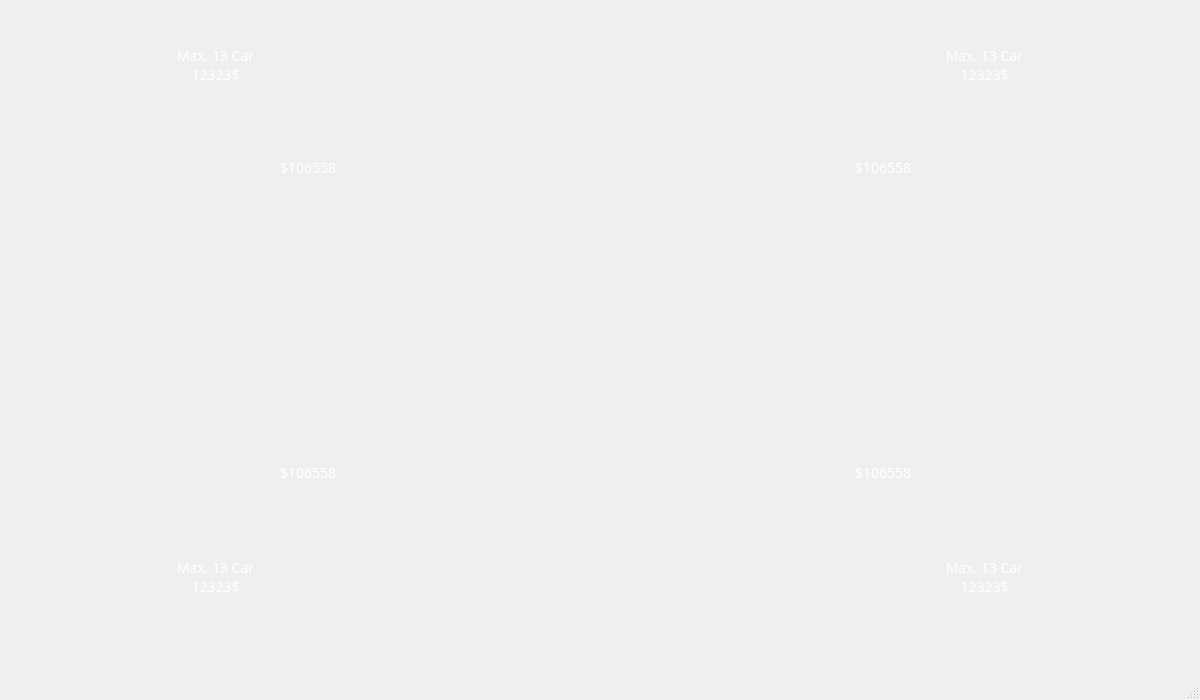
<?xml version="1.0" encoding="UTF-8"?>
<ui version="4.0">
 <class>MainWindow</class>
 <widget class="QMainWindow" name="MainWindow">
  <property name="geometry">
   <rect>
    <x>0</x>
    <y>0</y>
    <width>1200</width>
    <height>700</height>
   </rect>
  </property>
  <property name="windowTitle">
   <string>Online Poker</string>
  </property>
  <property name="windowIcon">
   <iconset resource="resources.qrc">
    <normaloff>:/stage/resources/stage/icon.png</normaloff>:/stage/resources/stage/icon.png</iconset>
  </property>
  <property name="autoFillBackground">
   <bool>false</bool>
  </property>
  <property name="styleSheet">
   <string notr="true">background-image: url(:/stage/resources/stage/poker_bg2.jpg) 0 0 0 0 stretch stretch;</string>
  </property>
  <widget class="QWidget" name="centralwidget">
   <widget class="QLabel" name="pokerTable">
    <property name="geometry">
     <rect>
      <x>70</x>
      <y>70</y>
      <width>1061</width>
      <height>501</height>
     </rect>
    </property>
    <property name="autoFillBackground">
     <bool>false</bool>
    </property>
    <property name="styleSheet">
     <string notr="true">background:transparent;</string>
    </property>
    <property name="frameShadow">
     <enum>QFrame::Raised</enum>
    </property>
    <property name="text">
     <string/>
    </property>
    <property name="pixmap">
     <pixmap resource="resources.qrc">:/stage/resources/stage/poker_table.png</pixmap>
    </property>
    <property name="scaledContents">
     <bool>true</bool>
    </property>
   </widget>
   <widget class="QLabel" name="playerIcon1">
    <property name="geometry">
     <rect>
      <x>70</x>
      <y>40</y>
      <width>81</width>
      <height>81</height>
     </rect>
    </property>
    <property name="styleSheet">
     <string notr="true">background:transparent;</string>
    </property>
    <property name="text">
     <string/>
    </property>
    <property name="pixmap">
     <pixmap resource="resources.qrc">:/stage/resources/stage/player1.png</pixmap>
    </property>
    <property name="alignment">
     <set>Qt::AlignCenter</set>
    </property>
   </widget>
   <widget class="QLabel" name="playerIcon2">
    <property name="geometry">
     <rect>
      <x>1049</x>
      <y>40</y>
      <width>81</width>
      <height>81</height>
     </rect>
    </property>
    <property name="styleSheet">
     <string notr="true">background:transparent;</string>
    </property>
    <property name="text">
     <string/>
    </property>
    <property name="pixmap">
     <pixmap resource="resources.qrc">:/stage/resources/stage/player2.png</pixmap>
    </property>
    <property name="alignment">
     <set>Qt::AlignCenter</set>
    </property>
   </widget>
   <widget class="QLabel" name="playerIcon3">
    <property name="geometry">
     <rect>
      <x>70</x>
      <y>541</y>
      <width>81</width>
      <height>81</height>
     </rect>
    </property>
    <property name="styleSheet">
     <string notr="true">background:transparent;</string>
    </property>
    <property name="text">
     <string/>
    </property>
    <property name="pixmap">
     <pixmap resource="resources.qrc">:/stage/resources/stage/player3.png</pixmap>
    </property>
    <property name="alignment">
     <set>Qt::AlignCenter</set>
    </property>
   </widget>
   <widget class="QLabel" name="playerIcon4">
    <property name="geometry">
     <rect>
      <x>1049</x>
      <y>541</y>
      <width>81</width>
      <height>81</height>
     </rect>
    </property>
    <property name="styleSheet">
     <string notr="true">background:transparent;</string>
    </property>
    <property name="text">
     <string/>
    </property>
    <property name="pixmap">
     <pixmap resource="resources.qrc">:/stage/resources/stage/player4.png</pixmap>
    </property>
    <property name="alignment">
     <set>Qt::AlignCenter</set>
    </property>
   </widget>
   <widget class="QLabel" name="playerProfile1">
    <property name="geometry">
     <rect>
      <x>160</x>
      <y>40</y>
      <width>111</width>
      <height>51</height>
     </rect>
    </property>
    <property name="styleSheet">
     <string notr="true">color:white;
font-family:century gothic;
font-size:14px;</string>
    </property>
    <property name="text">
     <string>Max. 13 Car
12323$</string>
    </property>
    <property name="alignment">
     <set>Qt::AlignCenter</set>
    </property>
   </widget>
   <widget class="QLabel" name="playerProfile2">
    <property name="geometry">
     <rect>
      <x>929</x>
      <y>40</y>
      <width>111</width>
      <height>51</height>
     </rect>
    </property>
    <property name="styleSheet">
     <string notr="true">color:white;
font-family:century gothic;
font-size:14px;</string>
    </property>
    <property name="text">
     <string>Max. 13 Car
12323$</string>
    </property>
    <property name="alignment">
     <set>Qt::AlignCenter</set>
    </property>
   </widget>
   <widget class="QLabel" name="playerProfile3">
    <property name="geometry">
     <rect>
      <x>160</x>
      <y>552</y>
      <width>111</width>
      <height>51</height>
     </rect>
    </property>
    <property name="styleSheet">
     <string notr="true">color:white;
font-family:century gothic;
font-size:14px;</string>
    </property>
    <property name="text">
     <string>Max. 13 Car
12323$</string>
    </property>
    <property name="alignment">
     <set>Qt::AlignCenter</set>
    </property>
   </widget>
   <widget class="QLabel" name="playerProfile3_2">
    <property name="geometry">
     <rect>
      <x>929</x>
      <y>552</y>
      <width>111</width>
      <height>51</height>
     </rect>
    </property>
    <property name="styleSheet">
     <string notr="true">color:white;
font-family:century gothic;
font-size:14px;</string>
    </property>
    <property name="text">
     <string>Max. 13 Car
12323$</string>
    </property>
    <property name="alignment">
     <set>Qt::AlignCenter</set>
    </property>
   </widget>
   <widget class="QLabel" name="chipsIconP1">
    <property name="geometry">
     <rect>
      <x>230</x>
      <y>140</y>
      <width>41</width>
      <height>51</height>
     </rect>
    </property>
    <property name="styleSheet">
     <string notr="true">background: transparent;
</string>
    </property>
    <property name="text">
     <string/>
    </property>
    <property name="pixmap">
     <pixmap resource="resources.qrc">:/stage/resources/stage/chips.png</pixmap>
    </property>
    <property name="scaledContents">
     <bool>true</bool>
    </property>
   </widget>
   <widget class="QLabel" name="betP1">
    <property name="geometry">
     <rect>
      <x>280</x>
      <y>160</y>
      <width>71</width>
      <height>16</height>
     </rect>
    </property>
    <property name="styleSheet">
     <string notr="true">color: white;
font-family: century gothic;
font-size:14px;
background: transparent;</string>
    </property>
    <property name="lineWidth">
     <number>-1</number>
    </property>
    <property name="text">
     <string>$106558</string>
    </property>
   </widget>
   <widget class="QLabel" name="betP3">
    <property name="geometry">
     <rect>
      <x>280</x>
      <y>465</y>
      <width>71</width>
      <height>16</height>
     </rect>
    </property>
    <property name="styleSheet">
     <string notr="true">color: white;
font-family: century gothic;
font-size:14px;
background: transparent;</string>
    </property>
    <property name="lineWidth">
     <number>-1</number>
    </property>
    <property name="text">
     <string>$106558</string>
    </property>
   </widget>
   <widget class="QLabel" name="chipsIconP3">
    <property name="geometry">
     <rect>
      <x>230</x>
      <y>446</y>
      <width>41</width>
      <height>51</height>
     </rect>
    </property>
    <property name="styleSheet">
     <string notr="true">background: transparent;
</string>
    </property>
    <property name="text">
     <string/>
    </property>
    <property name="pixmap">
     <pixmap resource="resources.qrc">:/stage/resources/stage/chips.png</pixmap>
    </property>
    <property name="scaledContents">
     <bool>true</bool>
    </property>
   </widget>
   <widget class="QLabel" name="betP2">
    <property name="geometry">
     <rect>
      <x>840</x>
      <y>160</y>
      <width>71</width>
      <height>16</height>
     </rect>
    </property>
    <property name="styleSheet">
     <string notr="true">color: white;
font-family: century gothic;
font-size:14px;
background: transparent;</string>
    </property>
    <property name="lineWidth">
     <number>-1</number>
    </property>
    <property name="text">
     <string>$106558</string>
    </property>
    <property name="alignment">
     <set>Qt::AlignRight|Qt::AlignTrailing|Qt::AlignVCenter</set>
    </property>
   </widget>
   <widget class="QLabel" name="chipsIconP2">
    <property name="geometry">
     <rect>
      <x>920</x>
      <y>140</y>
      <width>41</width>
      <height>51</height>
     </rect>
    </property>
    <property name="styleSheet">
     <string notr="true">background: transparent;
</string>
    </property>
    <property name="text">
     <string/>
    </property>
    <property name="pixmap">
     <pixmap resource="resources.qrc">:/stage/resources/stage/chips.png</pixmap>
    </property>
    <property name="scaledContents">
     <bool>true</bool>
    </property>
   </widget>
   <widget class="QLabel" name="betP4">
    <property name="geometry">
     <rect>
      <x>840</x>
      <y>465</y>
      <width>71</width>
      <height>16</height>
     </rect>
    </property>
    <property name="styleSheet">
     <string notr="true">color: white;
font-family: century gothic;
font-size:14px;
background: transparent;</string>
    </property>
    <property name="lineWidth">
     <number>-1</number>
    </property>
    <property name="text">
     <string>$106558</string>
    </property>
    <property name="alignment">
     <set>Qt::AlignRight|Qt::AlignTrailing|Qt::AlignVCenter</set>
    </property>
   </widget>
   <widget class="QLabel" name="chipsIconP4">
    <property name="geometry">
     <rect>
      <x>920</x>
      <y>446</y>
      <width>41</width>
      <height>51</height>
     </rect>
    </property>
    <property name="styleSheet">
     <string notr="true">background: transparent;
</string>
    </property>
    <property name="text">
     <string/>
    </property>
    <property name="pixmap">
     <pixmap resource="resources.qrc">:/stage/resources/stage/chips.png</pixmap>
    </property>
    <property name="scaledContents">
     <bool>true</bool>
    </property>
   </widget>
  </widget>
  <widget class="QMenuBar" name="menubar">
   <property name="geometry">
    <rect>
     <x>0</x>
     <y>0</y>
     <width>1200</width>
     <height>26</height>
    </rect>
   </property>
  </widget>
  <widget class="QStatusBar" name="statusbar"/>
 </widget>
 <resources>
  <include location="resources.qrc"/>
 </resources>
 <connections/>
</ui>
